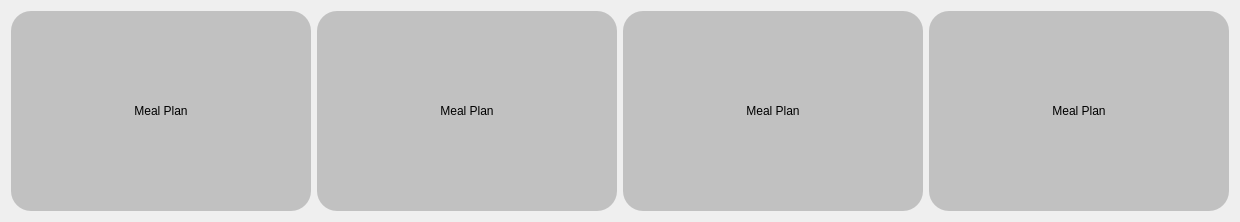
                       <widget class="QWidget" name="scrollAreaWidgetContents">
                        <property name="geometry">
                         <rect>
                          <x>0</x>
                          <y>0</y>
                          <width>1236</width>
                          <height>218</height>
                         </rect>
                        </property>
                        <layout class="QGridLayout" name="gridLayout_2">
                         <item row="0" column="3">
                          <widget class="QWidget" name="widget_9" native="true">
                           <property name="minimumSize">
                            <size>
                             <width>300</width>
                             <height>200</height>
                            </size>
                           </property>
                           <property name="maximumSize">
                            <size>
                             <width>200</width>
                             <height>200</height>
                            </size>
                           </property>
                           <property name="styleSheet">
                            <string notr="true">background-color: rgb(193, 193, 193);
border-top-left-radius: 20px;
border-top-right-radius: 20px;
border-bottom-left-radius: 20px;
border-bottom-right-radius: 20px;
</string>
                           </property>
                           <layout class="QHBoxLayout" name="horizontalLayout_5">
                            <property name="spacing">
                             <number>0</number>
                            </property>
                            <property name="leftMargin">
                             <number>0</number>
                            </property>
                            <property name="topMargin">
                             <number>0</number>
                            </property>
                            <property name="rightMargin">
                             <number>0</number>
                            </property>
                            <property name="bottomMargin">
                             <number>0</number>
                            </property>
                            <item>
                             <widget class="QPushButton" name="pushButton_5">
                              <property name="text">
                               <string>Meal Plan</string>
                              </property>
                             </widget>
                            </item>
                           </layout>
                          </widget>
                         </item>
                         <item row="0" column="1">
                          <widget class="QWidget" name="widget_10" native="true">
                           <property name="minimumSize">
                            <size>
                             <width>300</width>
                             <height>200</height>
                            </size>
                           </property>
                           <property name="maximumSize">
                            <size>
                             <width>200</width>
                             <height>200</height>
                            </size>
                           </property>
                           <property name="styleSheet">
                            <string notr="true">background-color: rgb(193, 193, 193);
border-top-left-radius: 20px;
border-top-right-radius: 20px;
border-bottom-left-radius: 20px;
border-bottom-right-radius: 20px;
</string>
                           </property>
                           <layout class="QHBoxLayout" name="horizontalLayout_6">
                            <property name="spacing">
                             <number>0</number>
                            </property>
                            <property name="leftMargin">
                             <number>0</number>
                            </property>
                            <property name="topMargin">
                             <number>0</number>
                            </property>
                            <property name="rightMargin">
                             <number>0</number>
                            </property>
                            <property name="bottomMargin">
                             <number>0</number>
                            </property>
                            <item>
                             <widget class="QPushButton" name="pushButton_10">
                              <property name="text">
                               <string>Meal Plan</string>
                              </property>
                             </widget>
                            </item>
                           </layout>
                          </widget>
                         </item>
                         <item row="0" column="0">
                          <widget class="QWidget" name="widget_8" native="true">
                           <property name="minimumSize">
                            <size>
                             <width>300</width>
                             <height>200</height>
                            </size>
                           </property>
                           <property name="maximumSize">
                            <size>
                             <width>200</width>
                             <height>200</height>
                            </size>
                           </property>
                           <property name="styleSheet">
                            <string notr="true">background-color: rgb(193, 193, 193);
border-top-left-radius: 20px;
border-top-right-radius: 20px;
border-bottom-left-radius: 20px;
border-bottom-right-radius: 20px;
</string>
                           </property>
                           <layout class="QHBoxLayout" name="horizontalLayout_4">
                            <property name="spacing">
                             <number>0</number>
                            </property>
                            <property name="leftMargin">
                             <number>0</number>
                            </property>
                            <property name="topMargin">
                             <number>0</number>
                            </property>
                            <property name="rightMargin">
                             <number>0</number>
                            </property>
                            <property name="bottomMargin">
                             <number>0</number>
                            </property>
                            <item>
                             <widget class="QPushButton" name="pushButton_4">
                              <property name="text">
                               <string>Meal Plan</string>
                              </property>
                             </widget>
                            </item>
                           </layout>
                          </widget>
                         </item>
                         <item row="0" column="2">
                          <widget class="QWidget" name="widget_34" native="true">
                           <property name="minimumSize">
                            <size>
                             <width>300</width>
                             <height>200</height>
                            </size>
                           </property>
                           <property name="maximumSize">
                            <size>
                             <width>200</width>
                             <height>200</height>
                            </size>
                           </property>
                           <property name="styleSheet">
                            <string notr="true">background-color: rgb(193, 193, 193);
border-top-left-radius: 20px;
border-top-right-radius: 20px;
border-bottom-left-radius: 20px;
border-bottom-right-radius: 20px;
</string>
                           </property>
                           <layout class="QHBoxLayout" name="horizontalLayout_10">
                            <property name="spacing">
                             <number>0</number>
                            </property>
                            <property name="leftMargin">
                             <number>0</number>
                            </property>
                            <property name="topMargin">
                             <number>0</number>
                            </property>
                            <property name="rightMargin">
                             <number>0</number>
                            </property>
                            <property name="bottomMargin">
                             <number>0</number>
                            </property>
                            <item>
                             <widget class="QPushButton" name="pushButton_23">
                              <property name="text">
                               <string>Meal Plan</string>
                              </property>
                             </widget>
                            </item>
                           </layout>
                          </widget>
                         </item>
                        </layout>
                       </widget>
